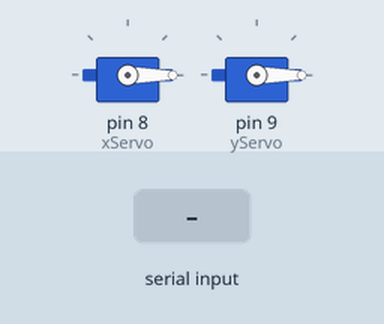
Recording of a sketch running on a simulated Arduino Uno, built with avr-gcc and run on an emulated ATmega328P. On the bench: 2 × servo. The inputs (shaded band) are chosen by the test bench.

Above: at 1.2 s.
1.3 s: "90,45\n" received over Serial
At 2.1 s:
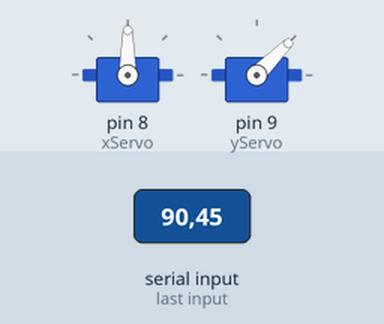
4.3 s: "30,150\n" received over Serial
At 5.6 s:
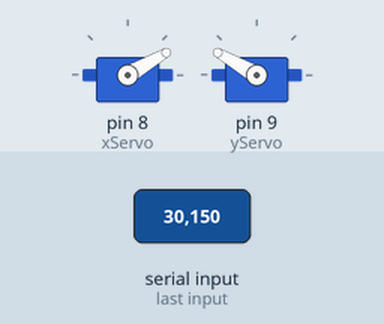
7.3 s: "90\n" received over Serial
At 9.5 s:
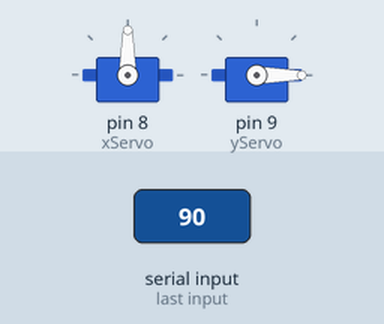
9.8 s: "200\n" received over Serial
At 11.6 s:
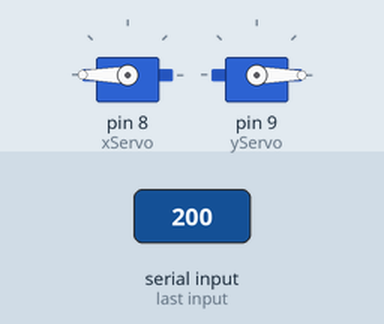
12.3 s: "1,90\n" received over Serial
At 12.8 s:
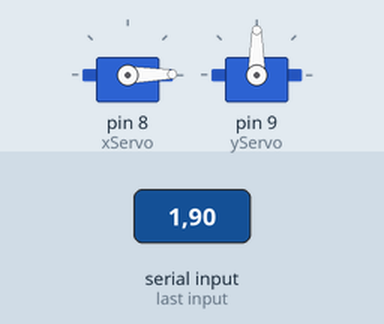
15.3 s: "1,90,45\n" received over Serial
At 17.2 s:
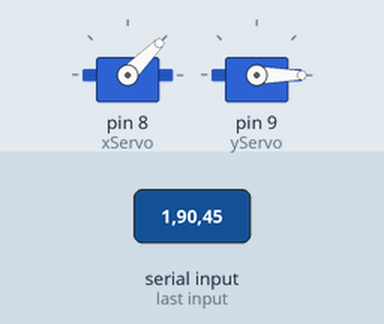
Timing chart, 0 to 18.7 s (numbered marks = the images above; inputs shaded):
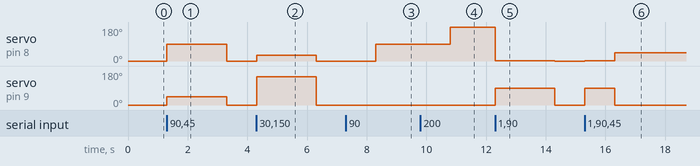

The sketch:

servo.ino
```cpp
#include <Servo.h> // Included to write to the servos

// Global variables
Servo xServo;
Servo yServo;
int xServoAngle;
int yServoAngle;

// Executes once, at the start
void setup() {
  // Initializes the servo pins and writes 0 to them
  xServo.attach(8);
  yServo.attach(9);
  xServo.write(90);
  yServo.write(90);

  // Begins serial communication
  Serial.begin(9600);
}

// Loops infinitely
void loop() {
  // Gets the values from the processing serial
  if (Serial.available()){
    xServoAngle = Serial.parseInt();
    yServoAngle = Serial.parseInt();
  }

  // Wrtes the angles to the corresponding servos
  xServo.write(xServoAngle);
  yServo.write(yServoAngle);
}
```

Measured:
- after the input at 1.3 s, servo on pin 8 (xServo): 0° → 90° at once, → 0° 2.0 s later; servo on pin 9 (yServo): 0° → 45° at once, → 0° 2.0 s later
- after the input at 4.3 s, servo on pin 8 (xServo): 0° → 30° at once, → 0° 2.0 s later; servo on pin 9 (yServo): 0° → 150° at once, → 0° 2.0 s later
- after the input at 7.3 s, servo on pin 8 (xServo): 0° → 90° after 1.0 s
- after the input at 9.8 s, servo on pin 8 (xServo): 90° → 180° after 1.0 s
- after the input at 12.3 s, servo on pin 8 (xServo): 180° → 1° at once, → 0° 2.0 s later; servo on pin 9 (yServo): 0° → 90° at once, → 0° 2.0 s later
- after the input at 15.3 s, servo on pin 8 (xServo): 0° → 1° at once, → 45° 1.0 s later; servo on pin 9 (yServo): 0° → 90° at once, → 0° 1.0 s later
